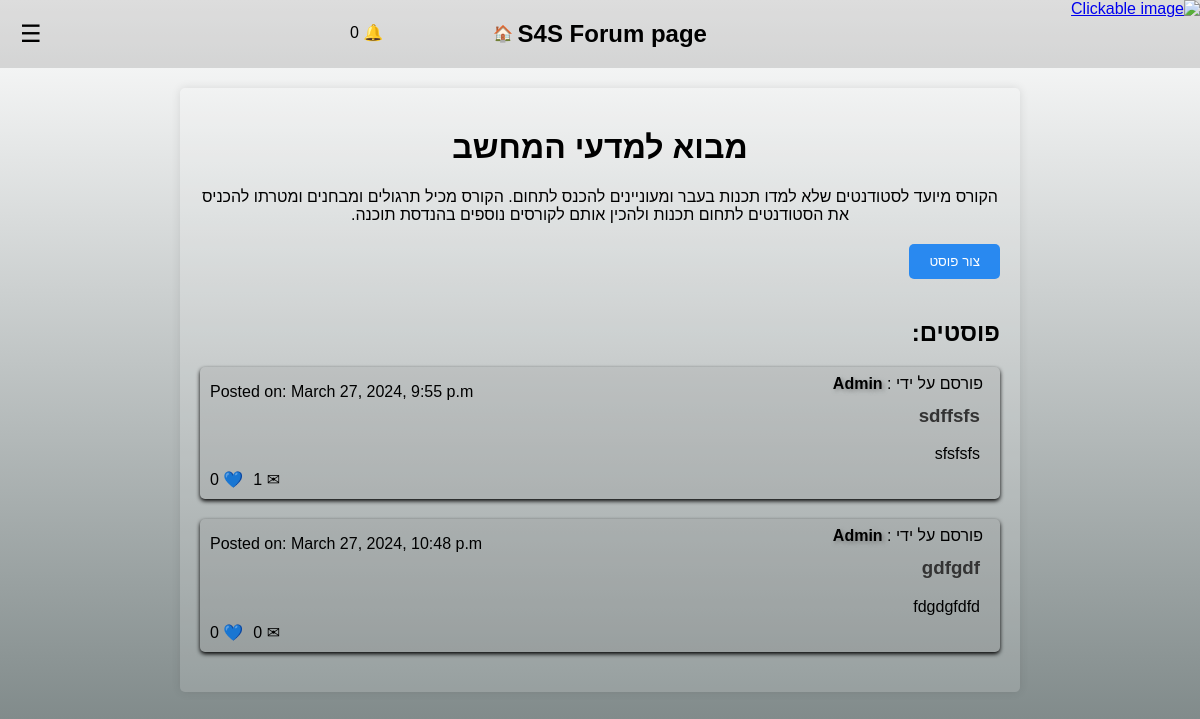
Before: /blog/1/ with the older database file.
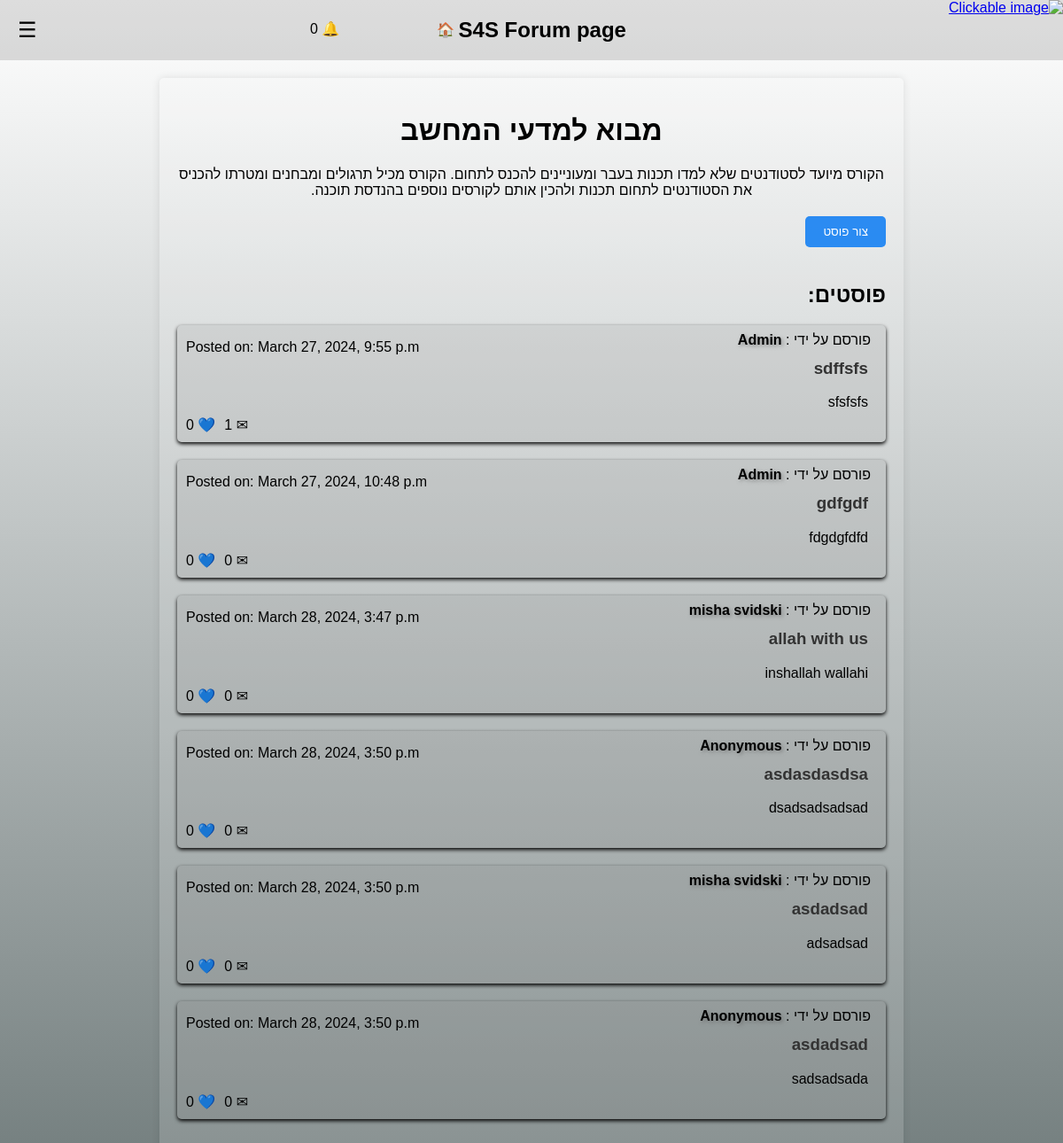
After: the same page with the newer database file.
### S4S/models.py (models this page shows, shortened)
class Post2(models.Model):
    title = models.CharField(max_length=100)
    user_name = models.CharField(default="none", max_length=100)
    user_email = models.EmailField(null=True)
    content = models.TextField()
    date_posted = models.DateTimeField(default=timezone.now)
    blog = models.ForeignKey('Blog', on_delete=models.CASCADE, null=True)
    candidate = models.ForeignKey('Candidate', on_delete=models.CASCADE, null=True, blank=True)
    student = models.ForeignKey('Student', on_delete=models.CASCADE, null=True, blank=True)
    graduate = models.ForeignKey('Graduate', on_delete=models.CASCADE, null=True, blank=True)
    admin = models.ForeignKey('Admin', on_delete=models.CASCADE, null=True, blank=True)
    comment_count = models.IntegerField(default=0)
    likes_count = models.IntegerField(default=0)

### S4S/blogim.py (the view, shortened to what this page needs)
# urls.py: path('blog/<int:blog_id>/', blogim.blog_detail, name='blog_detail'),
def blog_detail(request, blog_id):
    blog = Blog.objects.get(pk=blog_id)
    posts2 = Post2.objects.filter(blog=blog)
    current_user = None
    user_type = None
    return render(request, 'blog.detail.html', {'blog': blog, 'posts2': posts2, 'current_user': current_user, 'user_type': user_type})

### templates/blog.detail.html (shortened to what this page needs)
<!DOCTYPE html>
<html lang="en">
<head>
</head>
<body>
<header>
    <div class="menu-icon" onclick="toggleSidebar(event)">☰</div>
    <a href="/" style="text-decoration: none; color: inherit;"><h2>S4S Forum page</h2></a>
     <a href="/" style="text-decoration: none; color: inherit;">&nbsp;🏠</a>
     <div id="notification-container">
    <span>&#x1F514;</span>
    <span id="notification-counter"></span>
</div>
</header>
    <div class="container">
        <div class="header">
            <h1>{{ blog.title }}</h1>
            <p>{{ blog.description }}</p>
        </div>
        <button class="create-post-button" onclick="toggleCreatePostForm()">צור פוסט</button>
        <a href="{% url '' %}" class="top-left">
            <img src="https://i.imgur.com/YAy1rDP.png" alt="Clickable image" width="250" height="75" class="invert-color">
        </a>
        <div class="posts">
            <h2>פוסטים:</h2>
            {% for post2 in posts2 %}
                <div class="post">
                    <a href="{% url 'post_detail' post2.id %}" style="text-decoration: none; color: inherit;">
                        <div class="post-info">
                          <span class="post-author"> פורסם על ידי : <span class="author-name">{{ post2.user_name }}</span><br></span>
                        </div>
                        <div class="post-details">
                           {% load tz %}
                        <p>Posted on: {{ post2.date_posted|timezone:"Asia/Jerusalem"|date:"F j, Y, P"|slice:":-1" }}</p>
                        </div>
                        <br>
                        <h3>{{ post2.title }}</h3>
                        <p>{{ post2.content }}</p>
     <div class="post-interactions" style="position: absolute; bottom: 10px; left: 10px; display: flex; flex-direction: row;">
    <span class="comment-count">&#9993; {{ post2.comment_count }}</span>
    <span class="like-count">💙 {{post2.likes_count }}</span>
</div>
                    </a>
                </div>
            {% endfor %}
        </div>
    </div>
</body>
</html>

Changed rows visible on the page:
added Post2: user_name "misha svidski", date_posted "March 28, 2024, 3:47 p.m", title "allah with us", content "inshallah wallahi", comment_count "0", likes_count "0"
added Post2: user_name "Anonymous", date_posted "March 28, 2024, 3:50 p.m", title "asdasdasdsa", content "dsadsadsadsad", comment_count "0", likes_count "0"
added Post2: user_name "misha svidski", date_posted "March 28, 2024, 3:50 p.m", title "asdadsad", content "adsadsad", comment_count "0", likes_count "0"
added Post2: user_name "Anonymous", date_posted "March 28, 2024, 3:50 p.m", title "asdadsad", content "sadsadsada", comment_count "0", likes_count "0"
